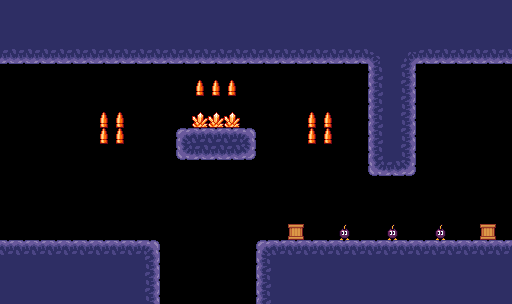

Below is a game level as drawn by its tile map, then a one-line description and the .tmx file that defines it, in full:
An orthogonal 32x19 tile map with 16x16 px tiles, 1 tile layer (Tilelaag 1).

<map version="1.5" tiledversion="1.7.2" orientation="orthogonal" renderorder="right-down" width="32" height="19" tilewidth="16" tileheight="16" infinite="0" nextlayerid="2" nextobjectid="1">
 <tileset firstgid="1" source="tilemap.tsx" />
 <layer id="1" name="Tilelaag 1" width="32" height="19">
  <data encoding="csv">
18,18,18,18,18,18,18,18,18,18,18,18,18,18,18,18,18,18,18,18,18,18,18,18,18,18,18,18,18,18,18,18,
18,18,18,18,18,18,18,18,18,18,18,18,18,18,18,18,18,18,18,18,18,18,18,18,18,18,18,18,18,18,18,18,
18,18,18,18,18,18,18,18,18,18,18,18,18,18,18,18,18,18,18,18,18,18,18,18,18,18,18,18,18,18,18,18,
34,34,34,34,34,34,34,34,34,34,34,34,34,34,34,34,34,34,34,34,34,34,34,5,18,4,34,34,34,34,34,34,
0,0,0,0,0,0,0,0,0,0,0,0,0,0,0,0,0,0,0,0,0,0,0,17,18,19,0,0,0,0,0,0,
0,0,0,0,0,0,0,0,0,0,0,0,37,37,37,0,0,0,0,0,0,0,0,17,18,19,0,0,0,0,0,0,
0,0,0,0,0,0,0,0,0,0,0,0,0,0,0,0,0,0,0,0,0,0,0,17,18,19,0,0,0,0,0,0,
0,0,0,0,0,0,37,37,0,0,0,0,36,36,36,0,0,0,0,37,37,0,0,17,18,19,0,0,0,0,0,0,
0,0,0,0,0,0,37,37,0,0,0,1,2,2,2,3,0,0,0,37,37,0,0,17,18,19,0,0,0,0,0,0,
0,0,0,0,0,0,0,0,0,0,0,33,34,34,34,35,0,0,0,0,0,0,0,17,18,19,0,0,0,0,0,0,
0,0,0,0,0,0,0,0,0,0,0,0,0,0,0,0,0,0,0,0,0,0,0,33,34,35,0,0,0,0,0,0,
0,0,0,0,0,0,0,0,0,0,0,0,0,0,0,0,0,0,0,0,0,0,0,0,0,0,0,0,0,0,0,0,
0,0,0,0,0,0,0,0,0,0,0,0,0,0,0,0,0,0,0,0,0,0,0,0,0,0,0,0,0,0,0,0,
0,0,0,0,0,0,0,0,0,0,0,0,0,0,0,0,0,0,0,0,0,0,0,0,0,0,0,0,0,0,0,0,
0,0,0,0,0,0,0,0,0,0,0,0,0,0,0,0,0,0,7,0,0,6,0,0,6,0,0,6,0,0,7,0,
2,2,2,2,2,2,2,2,2,3,0,0,0,0,0,0,1,2,2,2,2,2,2,2,2,2,2,2,2,2,2,2,
18,18,18,18,18,18,18,18,18,19,0,0,0,0,0,0,17,18,18,18,18,18,18,18,18,18,18,18,18,18,18,18,
18,18,18,18,18,18,18,18,18,19,0,0,0,0,0,0,17,18,18,18,18,18,18,18,18,18,18,18,18,18,18,18,
18,18,18,18,18,18,18,18,18,19,0,0,0,0,0,0,17,18,18,18,18,18,18,18,18,18,18,18,18,18,18,18
</data>
 </layer>
</map>
